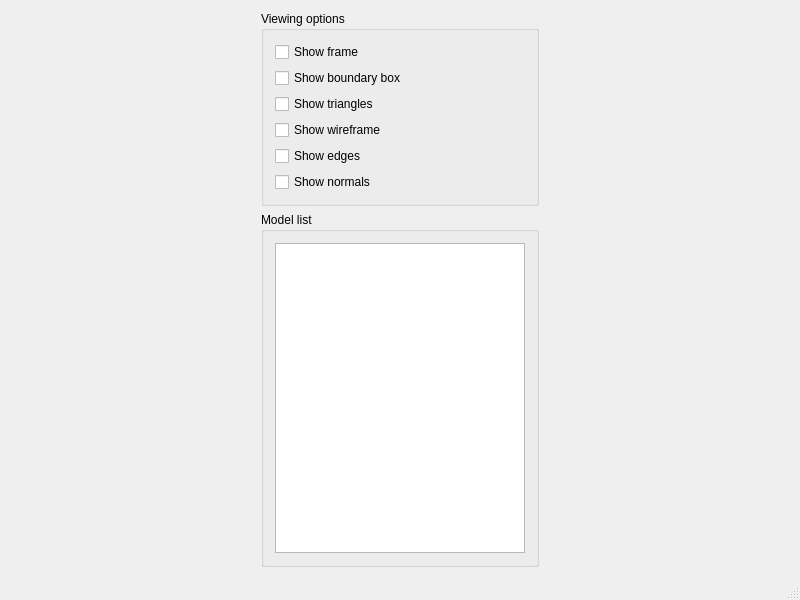
<?xml version="1.0" encoding="UTF-8"?>
<ui version="4.0">
 <class>InterfaceClass</class>
 <widget class="QMainWindow" name="InterfaceClass">
  <property name="geometry">
   <rect>
    <x>0</x>
    <y>0</y>
    <width>800</width>
    <height>600</height>
   </rect>
  </property>
  <property name="windowTitle">
   <string>CHAI3D</string>
  </property>
  <property name="windowIcon">
   <iconset>
    <normaloff>:/chai3d.ico</normaloff>:/chai3d.ico</iconset>
  </property>
  <property name="toolTip">
   <string/>
  </property>
  <widget class="QWidget" name="centralWidget">
   <layout class="QHBoxLayout" name="horizontalLayout">
    <property name="spacing">
     <number>0</number>
    </property>
    <property name="leftMargin">
     <number>0</number>
    </property>
    <property name="topMargin">
     <number>0</number>
    </property>
    <property name="rightMargin">
     <number>0</number>
    </property>
    <property name="bottomMargin">
     <number>0</number>
    </property>
    <item>
     <widget class="QWidget" name="Settings" native="true">
      <property name="sizePolicy">
       <sizepolicy hsizetype="Fixed" vsizetype="Preferred">
        <horstretch>0</horstretch>
        <verstretch>0</verstretch>
       </sizepolicy>
      </property>
      <property name="minimumSize">
       <size>
        <width>300</width>
        <height>0</height>
       </size>
      </property>
      <property name="maximumSize">
       <size>
        <width>300</width>
        <height>16777215</height>
       </size>
      </property>
      <property name="autoFillBackground">
       <bool>true</bool>
      </property>
      <layout class="QVBoxLayout" name="verticalLayout">
       <item>
        <widget class="QGroupBox" name="groupOptions">
         <property name="enabled">
          <bool>true</bool>
         </property>
         <property name="title">
          <string>Viewing options</string>
         </property>
         <layout class="QVBoxLayout" name="verticalLayout_2">
          <item>
           <widget class="QCheckBox" name="showFrame">
            <property name="text">
             <string>Show frame</string>
            </property>
            <property name="shortcut">
             <string/>
            </property>
           </widget>
          </item>
          <item>
           <widget class="QCheckBox" name="showBoundaryBox">
            <property name="text">
             <string>Show boundary box</string>
            </property>
            <property name="shortcut">
             <string>B</string>
            </property>
           </widget>
          </item>
          <item>
           <widget class="QCheckBox" name="showTriangles">
            <property name="text">
             <string>Show triangles</string>
            </property>
            <property name="shortcut">
             <string>T</string>
            </property>
           </widget>
          </item>
          <item>
           <widget class="QCheckBox" name="showWireframe">
            <property name="text">
             <string>Show wireframe</string>
            </property>
            <property name="shortcut">
             <string>W</string>
            </property>
           </widget>
          </item>
          <item>
           <widget class="QCheckBox" name="showEdges">
            <property name="text">
             <string>Show edges</string>
            </property>
            <property name="shortcut">
             <string>E</string>
            </property>
           </widget>
          </item>
          <item>
           <widget class="QCheckBox" name="showNormals">
            <property name="text">
             <string>Show normals</string>
            </property>
            <property name="shortcut">
             <string>N</string>
            </property>
           </widget>
          </item>
         </layout>
        </widget>
       </item>
       <item>
        <widget class="QGroupBox" name="groupModels">
         <property name="title">
          <string>Model list</string>
         </property>
         <layout class="QVBoxLayout" name="verticalLayout_3">
          <item>
           <widget class="QListView" name="folderList"/>
          </item>
         </layout>
        </widget>
       </item>
      </layout>
     </widget>
    </item>
   </layout>
  </widget>
  <widget class="QStatusBar" name="statusBar"/>
 </widget>
 <layoutdefault spacing="6" margin="11"/>
 <resources>
  <include location="Application.qrc"/>
 </resources>
 <connections/>
</ui>
